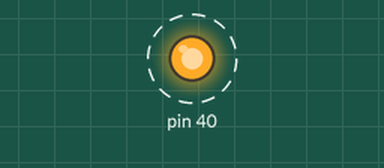
Simulated run of this program. Board: Raspberry Pi (header pin numbers). Shown: output pins drawn as LEDs (lit = HIGH). Dashed ring = blinking. What the program prints to the terminal is not drawn.

Above: at 0.5 s.
Timing chart, 0 to 4.6 s (numbered marks = the images above):
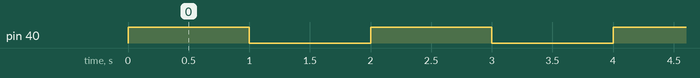

Measured:
- by itself, pin 40: alternates HIGH for 1.0 s and LOW for 1.0 s

The program:

test1.py
```python
import RPi.GPIO as GPIO
from time import sleep


GPIO.setmode(GPIO.BOARD)

GPIO.setup ( 40 ,GPIO.OUT )

while True:

  GPIO.output ( 40 ,GPIO.HIGH )

  print ( "LED on" )

  sleep ( 1 )

  GPIO.output ( 40 ,GPIO.LOW )

  print ( "LED off" )

  sleep ( 1 )

#dddd
```
